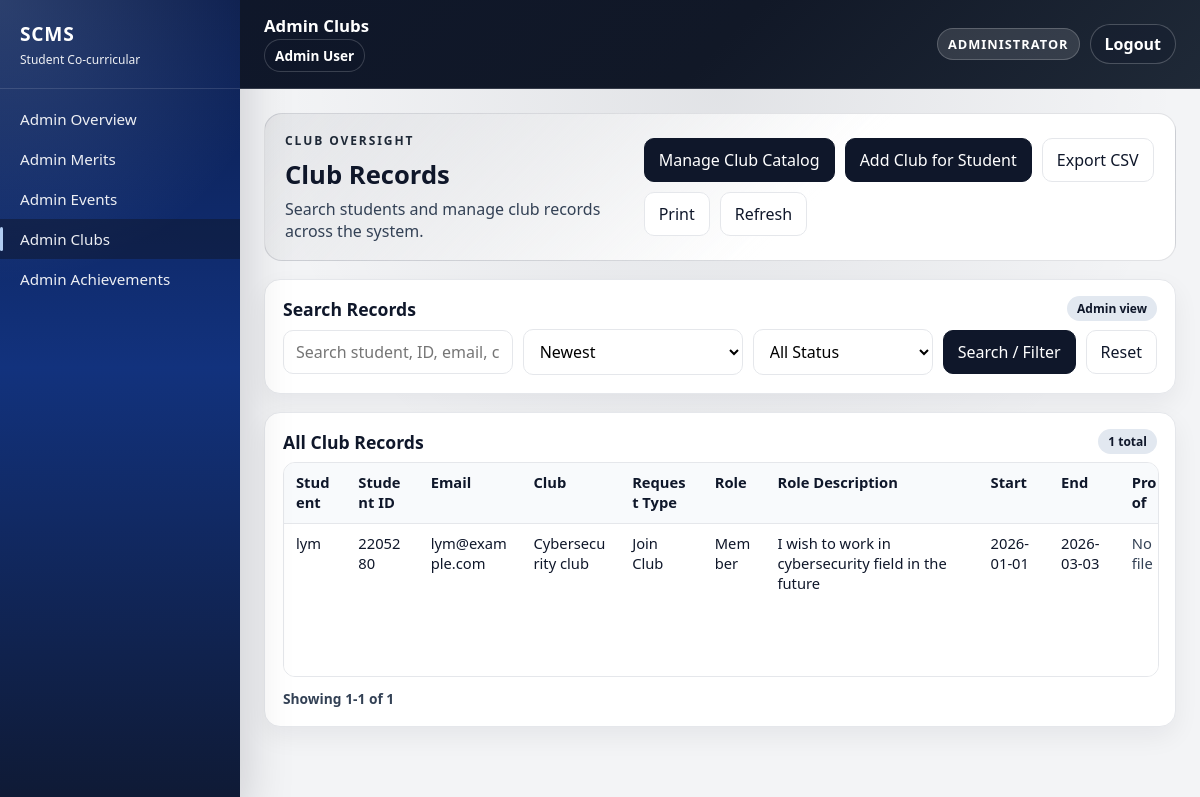
Screenshot of /public/index.php?url=club/index (signed in) with the database file from the repository.
### tables this page shows
CREATE TABLE `clubs` (
  `clubID` int(11) NOT NULL,
  `userID` int(11) NOT NULL,
  `clubName` varchar(150) NOT NULL,
  `role` varchar(100) DEFAULT NULL,
  `roleDescription` text DEFAULT NULL,
  `request_type` enum('join','role_change') NOT NULL DEFAULT 'join',
  `startDate` date DEFAULT NULL,
  `endDate` date DEFAULT NULL,
  `status` enum('pending','approved','rejected') NOT NULL DEFAULT 'pending',
  `submitted_at` timestamp NOT NULL DEFAULT current_timestamp(),
  `reviewed_at` timestamp NULL DEFAULT NULL,
  `reviewed_by` int(11) DEFAULT NULL,
  `review_note` text DEFAULT NULL,
  `evidence_path` varchar(255) DEFAULT NULL
);

CREATE TABLE `users` (
  `userID` int(11) NOT NULL,
  `student_id` varchar(20) NOT NULL,
  `name` varchar(100) NOT NULL,
  `email` varchar(100) NOT NULL,
  `passwordHash` varchar(255) NOT NULL,
  `isAdmin` tinyint(1) DEFAULT 0,
  `created_at` timestamp NOT NULL DEFAULT current_timestamp()
);

### app/models/Club.php (called while the page is built, shortened)
<?php
class Club {
    public static function getAllWithUser($search = null, $sort = null, $status = null) {
        $db = Database::connect();
        $allowedSort = [
            'clubID' => 'c.clubID',
            'clubName' => 'c.clubName',
            'role' => 'c.role',
            'request_type' => 'c.request_type',
            'startDate' => 'c.startDate',
            'endDate' => 'c.endDate',
            'student' => 'u.name',
            'student_id' => 'u.student_id',
            'status' => 'c.status',
        ];
        $sortColumn = $allowedSort[$sort] ?? 'c.clubID';
        $sql = "SELECT c.*, u.name AS userName, u.email AS userEmail, u.student_id AS studentId
                FROM clubs c
                JOIN users u ON u.userID = c.userID";
        $params = [];
        $sql .= " ORDER BY {$sortColumn} DESC";
        $stmt = $db->prepare($sql);
        $stmt->execute($params);
        return $stmt->fetchAll(PDO::FETCH_ASSOC);
    }
}
?>

### app/views/admin/club_index.php (the view, shortened to what this page needs)
<?php require "../app/views/layout/header.php"; ?>
<?php require "../app/views/layout/sidebar.php"; ?>
<div class="main module-page">
    <div class="topbar admin-topbar">
        <div class="topbar-left">
            <div class="topbar-title">Admin Clubs</div>
            <div class="topbar-user-inline">
                <?= htmlspecialchars($_SESSION['user_name'] ?? '', ENT_QUOTES, 'UTF-8'); ?>
            </div>
        </div>
        <div class="topbar-actions">
            <div class="admin-badge">Administrator</div>
            <form method="POST" action="index.php?url=auth/logout">
                <button type="submit" class="topbar-logout">Logout</button>
            </form>
        </div>
    </div>
    <div class="content admin-content">
        <div class="content-inner">
    <?php
        $exportParams = ['url' => 'club/export'];
        $exportUrl = 'index.php?' . http_build_query($exportParams);
        $currentPage = max(1, (int) ($pagination['currentPage'] ?? 1));
        $totalRecords = max(0, (int) ($pagination['totalRecords'] ?? (is_array($clubs) ? count($clubs) : 0)));
        $perPage = max(1, (int) ($pagination['perPage'] ?? 10));
        $startRecord = $totalRecords > 0 ? (($currentPage - 1) * $perPage) + 1 : 0;
        $endRecord = $totalRecords > 0 ? min($totalRecords, $currentPage * $perPage) : 0;
    ?>
    <div class="admin-hero">
        <div>
            <div class="admin-eyebrow">Club Oversight</div>
            <h1 class="admin-title">Club Records</h1>
            <p class="admin-subtitle">Search students and manage club records across the system.</p>
        </div>
        <div class="admin-hero-actions">
            <a class="btn" href="index.php?url=club/create">Manage Club Catalog</a>
            <a class="btn" href="index.php?url=club/addStudent">Add Club for Student</a>
            <a class="btn btn-secondary no-print" href="<?= htmlspecialchars($exportUrl, ENT_QUOTES, 'UTF-8') ?>">Export CSV</a>
            <button class="btn btn-secondary" type="button" onclick="window.print()">Print</button>
            <a class="btn btn-secondary" href="index.php?url=club/index">Refresh</a>
        </div>
    </div>
    <div class="admin-section">
        <div class="admin-section-header">
            <h2 class="admin-section-title">Search Records</h2>
            <span class="admin-section-chip">Admin view</span>
        </div>
        <div class="admin-section-body">
            <form method="GET" class="filter-bar">
                    <input
                        type="text"
                        name="search"
                        class="input"
                        placeholder="Search student, ID, email, club, role, request type, or description..."
                        value="<?= isset($_GET['search']) ? htmlspecialchars($_GET['search'], ENT_QUOTES, 'UTF-8') : '' ?>">
                <?php $currentSort = $_GET['sort'] ?? 'clubID'; ?>
                <select name="sort" class="input">
                    <option value="clubID" <?= $currentSort === 'clubID' ? 'selected' : '' ?>>Newest</option>
                </select>
                <?php $currentStatus = $_GET['status'] ?? ''; ?>
                <select name="status" class="input">
                    <option value="" <?= $currentStatus === '' ? 'selected' : '' ?>>All Status</option>
                </select>
                <button class="btn" type="submit">Search / Filter</button>
                <a class="btn btn-secondary" href="index.php?url=club/index">Reset</a>
            </form>
        </div>
    </div>
    <div class="admin-section">
        <div class="admin-section-header">
            <h2 class="admin-section-title">All Club Records</h2>
            <span class="admin-section-chip"><?= (int) $totalRecords ?> total</span>
        </div>
        <div class="admin-section-body">
            <div class="records-table-wrap">
            <table class="admin-table co-records-table">
                <tr>
                    <th>Student</th>
                    <th>Student ID</th>
                    <th>Email</th>
                    <th>Club</th>
                    <th>Request Type</th>
                    <th>Role</th>
                    <th>Role Description</th>
                    <th>Start</th>
                    <th>End</th>
                    <th>Proof</th>
                </tr>
                <?php foreach ($clubs as $c): ?>
                    <?php
                        $evidencePath = trim((string) ($c['evidence_path'] ?? ''));
                    ?>
                    <tr>
                        <td><?= htmlspecialchars($c['userName'] ?? '-', ENT_QUOTES, 'UTF-8') ?></td>
                        <td><?= htmlspecialchars($c['studentId'] ?? '-', ENT_QUOTES, 'UTF-8') ?></td>
                        <td><?= htmlspecialchars($c['userEmail'] ?? '-', ENT_QUOTES, 'UTF-8') ?></td>
                        <td><?= htmlspecialchars($c['clubName'] ?? '-', ENT_QUOTES, 'UTF-8') ?></td>
                        <td><?= htmlspecialchars(((string) ($c['request_type'] ?? 'join')) === 'role_change' ? 'Role Change' : 'Join Club', ENT_QUOTES, 'UTF-8') ?></td>
                        <td><?= htmlspecialchars($c['role'] ?? '-', ENT_QUOTES, 'UTF-8') ?></td>
                        <td><?= htmlspecialchars($c['roleDescription'] ?? '-', ENT_QUOTES, 'UTF-8') ?></td>
                        <td><?= htmlspecialchars($c['startDate'] ?? '-', ENT_QUOTES, 'UTF-8') ?></td>
                        <td><?= htmlspecialchars($c['endDate'] ?? '-', ENT_QUOTES, 'UTF-8') ?></td>
                        <td>
                            <?php if ($evidencePath !== ''): ?>
                                <a class="link" href="<?= htmlspecialchars(BASE_URL . ltrim($evidencePath, '/'), ENT_QUOTES, 'UTF-8') ?>" target="_blank" rel="noopener">Open file</a>
                            <?php else: ?>
                                <span class="muted">No file</span>
                            <?php endif; ?>
                        </td>
                    </tr>
                <?php endforeach; ?>
            </table>
            </div>
            <div class="pagination-bar">
                <div class="pagination-meta">
                    Showing <?= (int) $startRecord ?>-<?= (int) $endRecord ?> of <?= (int) $totalRecords ?>
                </div>
            </div>
        </div>
    </div>
        </div>
    </div>
</div>
<?php require "../app/views/layout/footer.php"; ?>

### rows the page displays
clubs: userID.name "lym", userID.student_id "2205280", userID.email "lym@example.com", clubName "Cybersecurity club", request_type "Join Club", role "Member", roleDescription "I wish to work in cybersecurity field in the future", startDate "2026-01-01", endDate "2026-03-03", shows "No file"

### other values shown
$_SESSION['user_name'] "Admin User"
$totalRecords "1"
$startRecord "1"
$endRecord "1"
